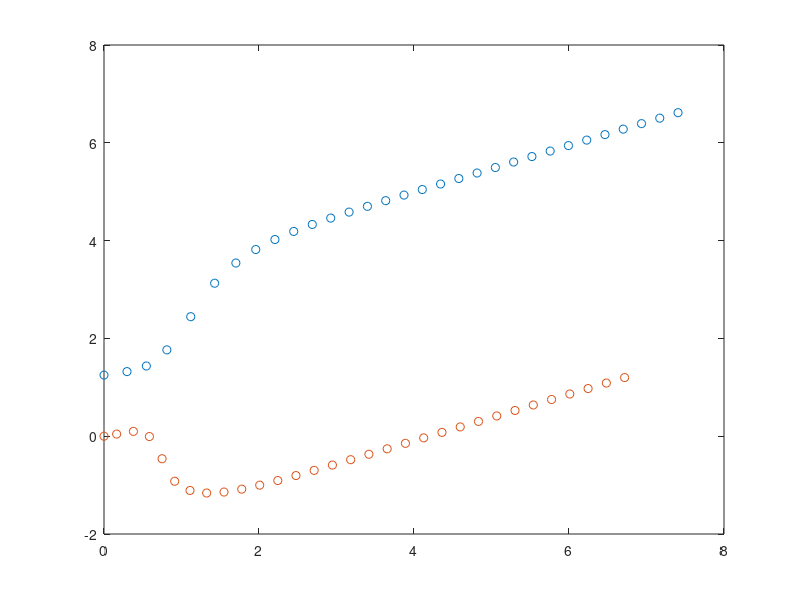
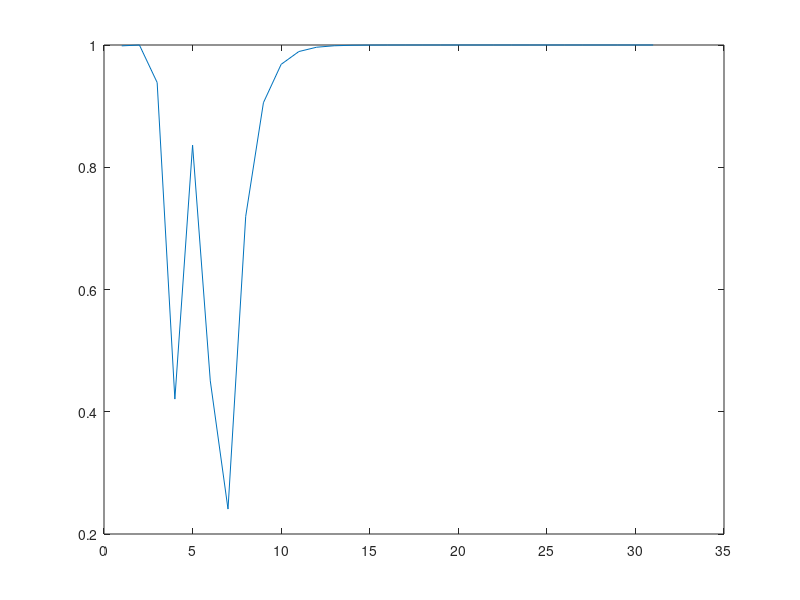

Here is the MATLAB script that generated these plots, in order: (Note: this script raises an error after producing the figures.)
close all;
N=2;
dt=0.5;
step=30;
d0=1;
d1=2.25;
K=1;
sigma=1;
beta=0.25;
theta=2;
loop=1;
avg=zeros(1,step+1);
for t=1:loop
    p=zeros(2*N,step+1);
    v=zeros(2*N,step+1);
    a=zeros(2*N,step+1);
    scal=zeros(1,step+1);

    if N==2
        p(:,1)=[0; 2; 0; 0]*0.625;
        v(:,1)=randi([-100,100],[4,1])/100;
    elseif N==3
        p(:,1)=[0; 2; -2/sqrt(3); 0; 2/sqrt(3); 0]*0.625;
        v(:,1)=randi([-100,100],[6,1])/100;
    else
        p(:, 1)=[0; 2; -2/sqrt(3); 0; 2/sqrt(3); 0; 0; -2]*0.625;
        v(:,1)=randi([-100,100],[8,1])/100;
    end

    for i=1:N
        for j=1:N
            if i~=j
                scal(1,1) = scal(1,1) + dot(v(2*i-1:2*i,1),v(2*j-1:2*j,1))/norm(v(2*i-1:2*i,1))/norm(v(2*j-1:2*j,1));
            end
        end
    end

    for i=1:step
        s=0;
        for j=1:N
            ta=zeros(2,1);
            f0=zeros(2,1);
            f1=zeros(2,1);
            lambda=0;
            for k=1:N
                if j~=k
                    rp=norm(p(2*j-1:2*j,i)-p(2*k-1:2*k,i));
                    rv=norm(v(2*j-1:2*j,i)-v(2*k-1:2*k,i));
                    if i>j
                        ta=ta + K/(sigma^2+rp^2)^beta * (v(2*k-1:2*k,i)-v(2*j-1:2*j,i));
                        f0=1/(rp^2-d0)^theta*(p(2*j-1:2*j,i)-p(2*k-1:2*k,i));
                        f1=1/(rp^2-d1)^theta*(-p(2*k-1:2*k,i)+p(2*j-1:2*j,i));
                        lambda = lambda+1/N*rv^2;
                    else
                        ta=ta + K/(sigma^2+rp^2)^beta * (v(2*k-1:2*k,i)-v(2*j-1:2*j,i));
                        f0=1/(rp^2-d0)^theta*(p(2*j-1:2*j,i)-p(2*k-1:2*k,i));
                        f1=1/(rp^2-d1)^theta*(-p(2*k-1:2*k,i)+p(2*j-1:2*j,i));
                    end
                end
            end
            a(2*j-1:2*j,i+1)=ta+sqrt(lambda)*(f0+f1);
        end
        v(:,i+1)=v(:,i)+a(:,i+1)*dt;
        p(:,i+1)=p(:,i)+v(:,i)*dt+0.5*a(:,i+1)*dt^2;
        for m=1:N
            for n=1:N
                if m~=n
                    scal(1,i+1) = scal(1,i+1) + dot(v(2*m-1:2*m,i+1),v(2*n-1:2*n,i+1))/norm(v(2*m-1:2*m,i+1))/norm(v(2*n-1:2*n,i+1));
                end
            end
        end
    end
    scal = abs(scal/N/(N-1));
    avg=avg+scal;
end

h=figure;
plot(p(1,:),p(2,:),'o');
hold on;
if N==2
    plot(p(3,:),p(4,:),'o');
elseif N==3
    plot(p(3,:),p(4,:),'o');
    plot(p(5,:),p(6,:),'o');
else
    plot(p(3,:),p(4,:),'o');
    plot(p(5,:),p(6,:),'o');
    plot(p(7,:),p(8,:),'o');
end
hold off;

g=figure;
t=1:step+1;
plot(t,avg/loop);

plot(t,b01/loop,'LineWidth',2);
hold on
plot(t,b025/loop,'LineWidth',2);
plot(t,b05/loop,'LineWidth',2);
plot(t,b075/loop,'LineWidth',2);
plot(t,b1/loop,'LineWidth',2);
axis square;
axis([0 step+1 0 1])
xlabel('time steps')
ylabel('\psi_{scal}')
ylabel('average \psi_{scal}')
title('\sigma=0.5')